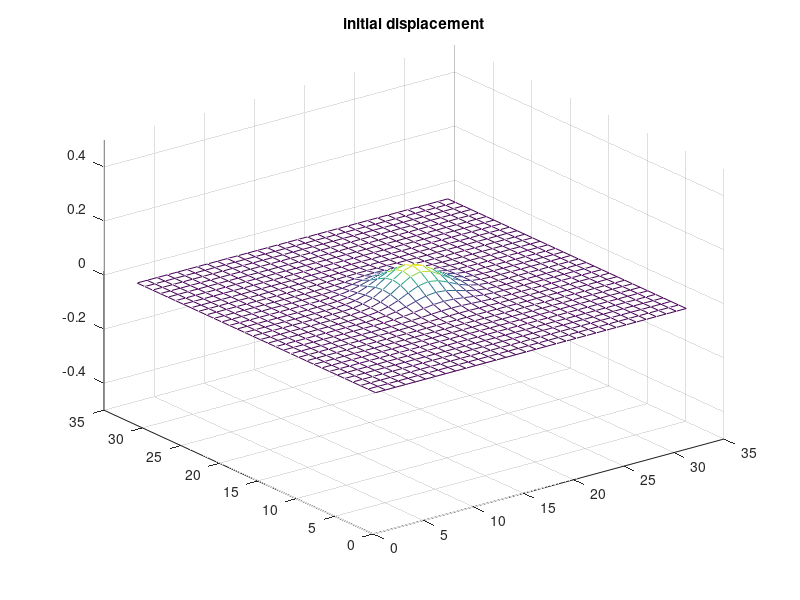

The MATLAB source for this figure: (Note: this script raises an error after producing the figure.)
% Finite difference drum/chime 
% Bruce Land, Cornell University, May 2008
% second order scheme from
% http://arxiv.org/PS_cache/physics/pdf/0009/0009068v2.pdf, 
% page 14, eqn 2.18

clear all

%sound quality
% n   rho   eta   alpha boundaryGain sound
% 12  0.5   1e-4  1.0   0            chime
% 12  0.5   2e-3  1.0   0            tin can
% 12  0.5   2e-3  1.0   0.5          tin can
% 6   0.5   2e-4  1.0   0.75         bell
% 16  0.25  5e-4  0.1   0.0          drum
% 16  0.05  2e-4  0.1   0.0          bass drum

%linear dimension of membrane -- bigger is lower pitch
n = 32 ;
u = zeros(n,n); %time t
u1 = zeros(n,n); %time t-1
u2 = zeros(n,n); %time t-2
uHit = zeros(n,n); %input strike

% 0 < rho < 0.5 -- lower rho => lower pitch
% rho = (vel*dt/dx)^2
rho = 0.125;
% eta = damping*dt/2
% higher damping => shorter sound
eta = 2^-12 ;
% boundary condition -1.0<gain<1.0
% 1.0 is completely free edge
% 0.0 is clamped edge
boundaryGain = 0;

%time
Fs = 8000 ;
time = 0.0:1/Fs:2.0;
%output sound
aud = zeros(size(time)) ;

%sets the amplitude of the stick strike 
ampIn = .1
%sets the position of the stick strike: 0<pos<n
x_mid = n/2;
y_mid = n/2;
%sets width of the gaussian strike input -- see figure 1
alpha = .1 ;
%compute the gaussian strike amplitude
for i=2:n-1
    for j=2:n-1
        uHit(i,j) = ampIn*exp(-alpha*(((i-1)-x_mid)^2+((j-1)-y_mid)^2));
    end
end
%enforce boundary conditions
uHit(1,:) = boundaryGain * uHit(2,:);
uHit(n,:) = boundaryGain * uHit(n-1,:);
uHit(:,1) = boundaryGain * uHit(:,2);
uHit(:,n) = boundaryGain * uHit(:,n-1);

figure(1);clf;
mh = mesh(uHit);
title('initial displacement')
set(gca, 'zlim', [-0.5,0.5])

%index for storing audio output
tindex = 1;

for t=time
    
    %animate drum -- very SLOW
%     set(mh, 'zdata', u)
%     drawnow
    
    % use the central sample for output
    % any other sample or sum is also valid to try
    aud(tindex) = u(n/2,n/2) ; %sum(sum(u))/(n^2); %
    
    %vectorized update of positions, except for boundaries
    u(2:n-1,2:n-1) = 1/(1+eta) * (...
              rho * (u1(3:n,2:n-1)+u1(1:n-2,2:n-1)+u1(2:n-1,3:n)+u1(2:n-1,1:n-2)-4*u1(2:n-1,2:n-1)) ...
              + 2 * u1(2:n-1,2:n-1) ...
              - (1-eta) * (u2(2:n-1,2:n-1)) ...
              ) ;
    
    %enforce boundary conditions
    u(1,:) = boundaryGain * u(2,:);
    u(n,:) = boundaryGain * u(n-1,:);
    u(:,1) = boundaryGain * u(:,2);
    u(:,n) = boundaryGain * u(:,n-1);
    
    %enforce boundary conditions
%     u(1,:) = boundaryGain * (u(2,:)-u1(2,:));
%     u(n,:) = boundaryGain * (u(n-1,:)-u1(n-1,:));
%     u(:,1) = boundaryGain * (u(:,2)-u1(:,2)) ;
%     u(:,n) = boundaryGain * (u(:,n-1)-u1(:,n-1));
    
    %update history 
    u2 = u1;
    u1 = u;
    
    %apply drum strikes at two times
    if t==0 %| t==1.0 
        u1 = u1 + uHit;
    end
    
    tindex = tindex + 1;    
end

% get the spectrum
figure(2); clf;
Hs=spectrum.welch('Hamming',1024,50);
psd(Hs,aud,'Fs',Fs)
title('Free edge plate spectrum')
set(gca,'xlim',[0 2])

%play the sound
sound(aud,Fs)
fs=8000;
figure(5);
PSD = pwelch(aud);
freq = linspace(0,fs/2,length(PSD));

[pks,locs] = findpeaks(PSD,'MinPeakProminence',max(PSD)/2);
PSD_db = 10*log10(PSD);
clf;
hold on;
plot(1:length(PSD),PSD_db);

for m=1:4
    for n=1:4
        plot([ locs(1)*sqrt(m^2+n^2)/sqrt(2), locs(1)*sqrt(m^2+n^2)/sqrt(2)] , [-1000,1000], 'r' );
    end
end
hold off;
xlim([0,100]);
ylim([min(PSD_db),max(PSD_db)]);


%end
%============================================================